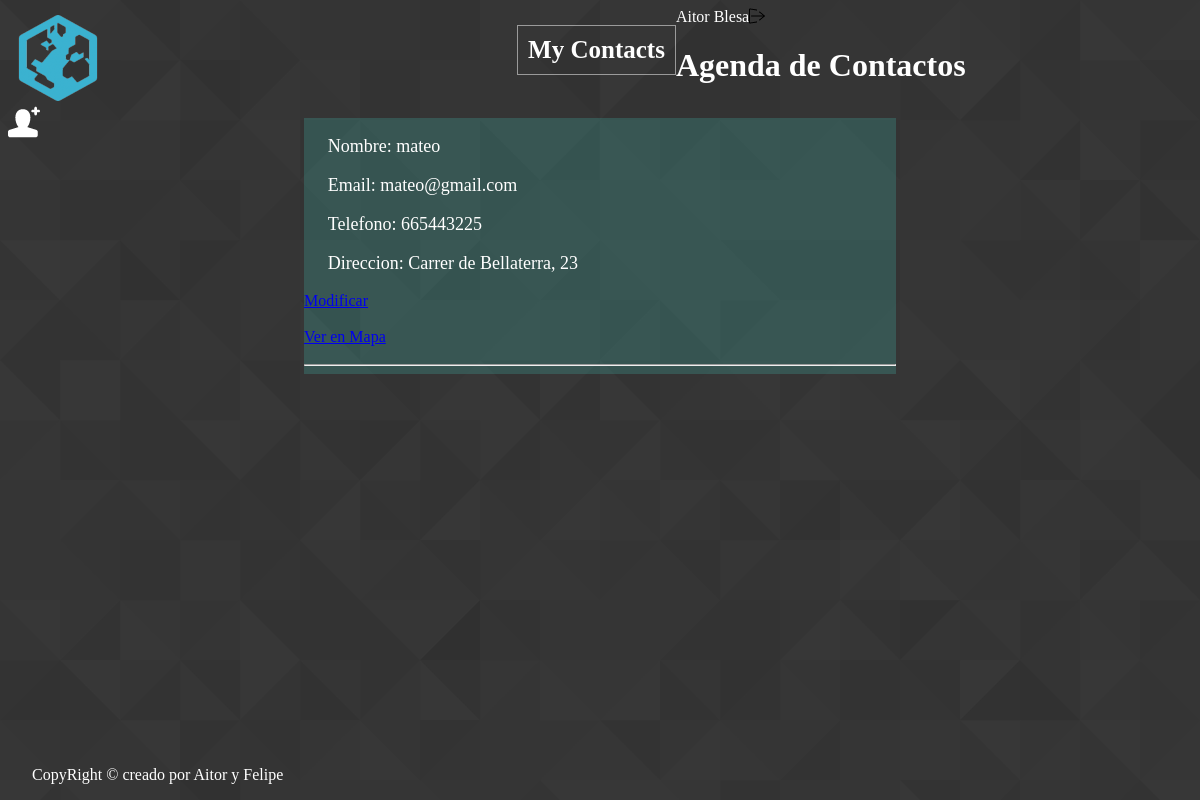
Before: /main.php (signed in) with the older database file.
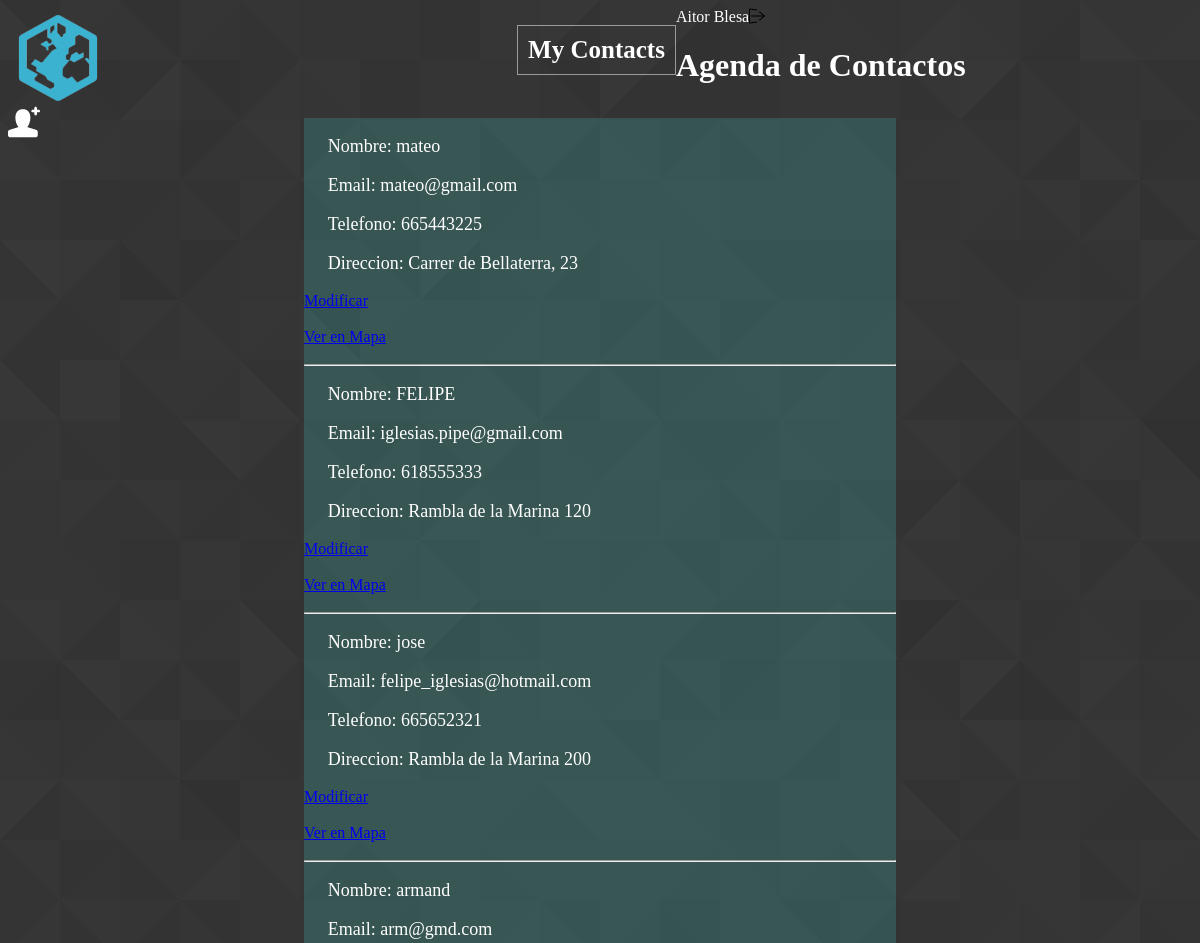
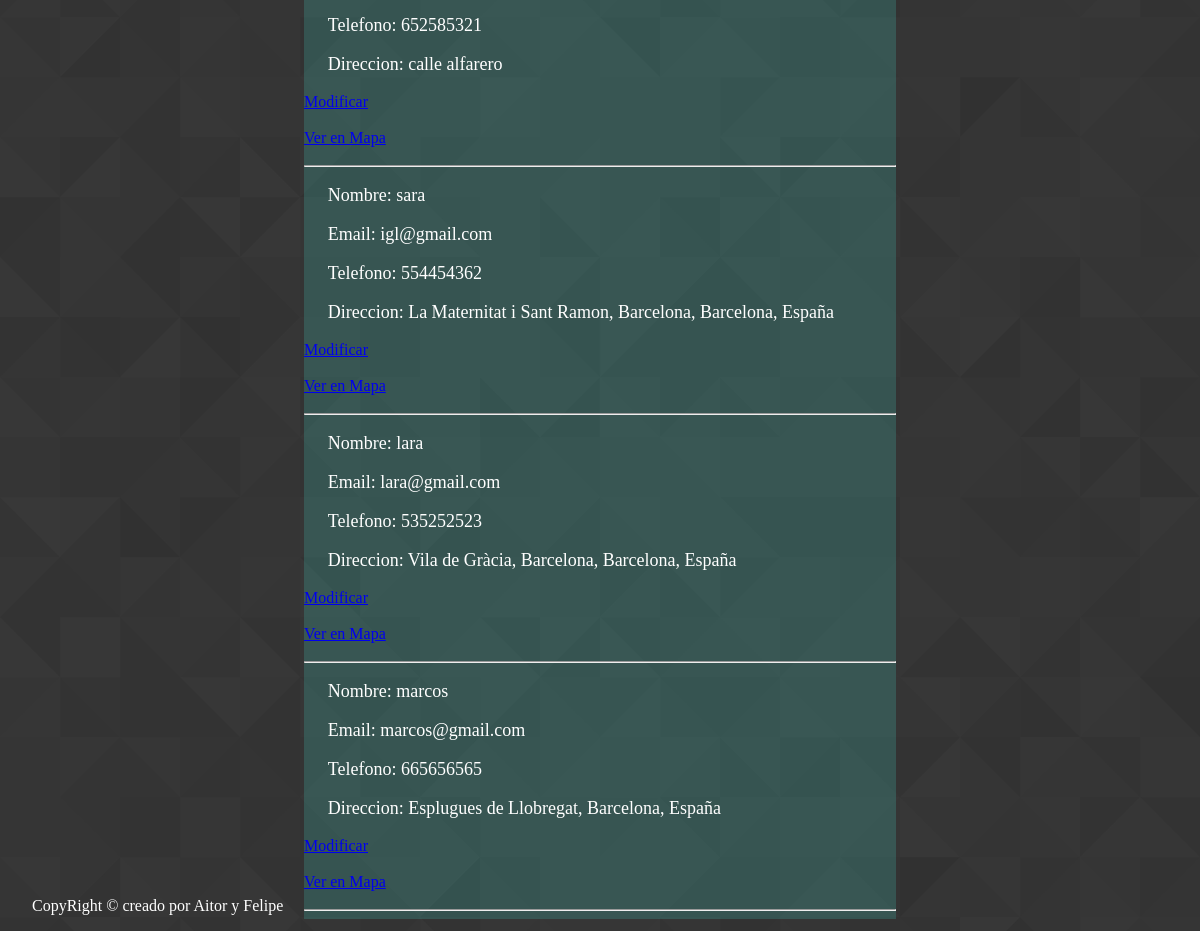
After: the same page with the newer database file (2 pictures, top to bottom).
### tables this page shows
CREATE TABLE IF NOT EXISTS `tbl_contactos` (
  `con_id` int(11) NOT NULL,
  `con_nombre` varchar(25) NOT NULL,
  `con_apellido` varchar(50) NOT NULL,
  `con_mail` varchar(50) NOT NULL,
  `con_telefono` int(9) NOT NULL,
  `con_direccion` varchar(150) NOT NULL,
  `con_coordenadas` varchar(50) NOT NULL,
  `usu_id` int(11) NOT NULL
);

### main.php (the view, shortened to what this page needs)
<?php
include('/login/conexion.php');
?>
<!DOCTYPE html>
<html>
	<head>
		<link rel="stylesheet" type="text/css" href="css/styles.css">
	</head>
		<body>
		<div id="wrapper">
			<header>
				<div id="izquierda">
					<img src="img/logo.png" alt="Mycontacts"/>
					<h1 id="empresa">My Contacts</h1>
				</div>
				<div id="derecha">
					<?php echo $_SESSION['nombre_usuario']. " " .$_SESSION['apellido_usuario']?> <a href="login/logout.php" title="Logout"><img src="img/logout.png" alt="Logout"></a>
				</div>
			</header>
   		<div class="lateral">
   			<div id="contenedor_titulo">
   				<div id="titulo_contacto">
   					<h1>Agenda de Contactos</h1>
   				</div>
   				<div id="nuevo_contacto">
   					<a href="insertar.php" title="Insertar"><img src="img/add_user.png" alt="Insertar usuario"/></a>
   				</div>
   			</div>
   		</div>
			<?php
				$sql ="SELECT * FROM tbl_contactos WHERE usu_id=$_SESSION[usu_id]";
				$datos = mysqli_query($conexion, $sql);
				if(mysqli_num_rows($datos)!=0){
					echo "<div class='contenido'>";
	            	while ($mostrar = mysqli_fetch_array($datos)) {
						echo "<article id='contenido_contacto'>";
						echo utf8_encode("<p>Nombre: $mostrar[con_nombre]");
						echo utf8_encode(" <p>Email: $mostrar[con_mail]</p>");
						echo utf8_encode(" <p>Telefono: $mostrar[con_telefono]</p>");
						echo utf8_encode(" <p>Direccion: $mostrar[con_direccion]</p>");
						echo utf8_encode("<a class='modificar_contacto' href='modificar.php?con_id=$mostrar[con_id]'>Modificar</a></p>");
						echo utf8_encode("<a href='#'>Ver en Mapa</a></p>");
						echo "<hr>";
						echo "</article>";
	            	}
	            	echo "</div>";
				}else{
	        		echo "Inserta contactos en tu agenda!";
	        	}
			?>
		<div id="map" style="width:850px;height:450px;position:static;"></div>
		<footer>
			<p>CopyRight &copy; creado por Aitor y Felipe<p>
		</footer>
	</body>
</html>

### css/styles.css (style rules this page uses)
body { color: #fff; background: url('../img/pattern.png') fixed; }
img { margin:0; position: absolute; }
header h1 { float: left; margin-left: 43%; width: auto; border: solid 1px; border-color: rgba(255,255,255,.5); padding: 10px; font-size: 25px; text-align: center; }
.contenido { width: 50%; height: auto; background-color: rgba(65,164,153,.3); margin: 1% 25%; float: right; }
.contenido p { font-size: 18px; padding-left: 4%; }
footer { position:fixed; bottom: 0; clear: both; width: 100%; margin-left:2%; }

Changed rows visible on the page:
added tbl_contactos: con_nombre "Nombre: FELIPE", con_mail "Email: iglesias.pipe@gmail.com", con_telefono "Telefono: 618555333", con_direccion "Direccion: Rambla de la Marina 120", con_id "Modificar"
added tbl_contactos: con_nombre "Nombre: jose", con_mail "Email: felipe_iglesias@hotmail.com", con_telefono "Telefono: 665652321", con_direccion "Direccion: Rambla de la Marina 200", con_id "Modificar"
added tbl_contactos: con_nombre "Nombre: armand", con_mail "Email: arm@gmd.com", con_telefono "Telefono: 652585321", con_direccion "Direccion: calle alfarero", con_id "Modificar"
added tbl_contactos: con_nombre "Nombre: sara", con_mail "Email: igl@gmail.com", con_telefono "Telefono: 554454362", con_direccion "Direccion: La Maternitat i Sant Ramon, Barcelona, Barcelona, España", con_id "Modificar"
added tbl_contactos: con_nombre "Nombre: lara", con_mail "Email: lara@gmail.com", con_telefono "Telefono: 535252523", con_direccion "Direccion: Vila de Gràcia, Barcelona, Barcelona, España", con_id "Modificar"
added tbl_contactos: con_nombre "Nombre: marcos", con_mail "Email: marcos@gmail.com", con_telefono "Telefono: 665656565", con_direccion "Direccion: Esplugues de Llobregat, Barcelona, España", con_id "Modificar"
